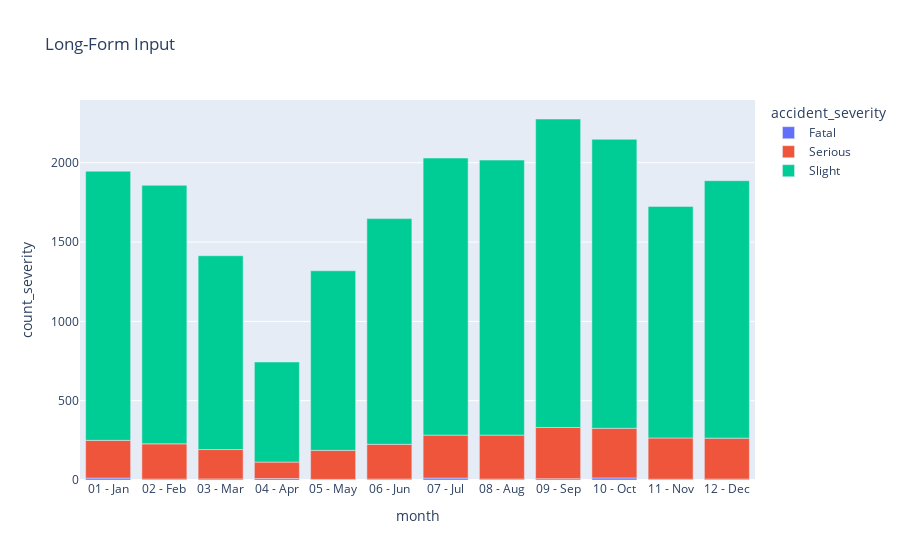

Notebook source saved alongside this figure:
### Code cell
# *** Prob not using anymore - repeat of the other line graph?
fig = px.bar(results2_2020, x="month", y="count_severity", color="accident_severity", title="Long-Form Input")
fig.show()

### Figure 1 — Plotly figure (JSON) as saved in the notebook; plotly's stock layout.template omitted (floating-point values rounded to 4 significant figures)
{"data": [{"hovertemplate": "accident_severity=Fatal<br>month=%{x}<br>count_severity=%{y}<extra></extra>", "legendgroup": "Fatal", "marker": {"color": "#636efa", "pattern": {"shape": ""}}, "name": "Fatal", "orientation": "v", "showlegend": true, "textposition": "auto", "type": "bar", "x": ["01 - Jan", "02 - Feb", "03 - Mar", "04 - Apr", "05 - May", "06 - Jun", "07 - Jul", "08 - Aug", "09 - Sep", "10 - Oct", "11 - Nov", "12 - Dec"], "xaxis": "x", "y": [12, 6, 7, 9, 4, 6, 12, 6, 8, 13, 5, 6], "yaxis": "y"}, {"hovertemplate": "accident_severity=Serious<br>month=%{x}<br>count_severity=%{y}<extra></extra>", "legendgroup": "Serious", "marker": {"color": "#EF553B", "pattern": {"shape": ""}}, "name": "Serious", "orientation": "v", "showlegend": true, "textposition": "auto", "type": "bar", "x": ["01 - Jan", "02 - Feb", "03 - Mar", "04 - Apr", "05 - May", "06 - Jun", "07 - Jul", "08 - Aug", "09 - Sep", "10 - Oct", "11 - Nov", "12 - Dec"], "xaxis": "x", "y": [238, 222, 185, 104, 183, 219, 271, 277, 323, 313, 260, 258], "yaxis": "y"}, {"hovertemplate": "accident_severity=Slight<br>month=%{x}<br>count_severity=%{y}<extra></extra>", "legendgroup": "Slight", "marker": {"color": "#00cc96", "pattern": {"shape": ""}}, "name": "Slight", "orientation": "v", "showlegend": true, "textposition": "auto", "type": "bar", "x": ["01 - Jan", "02 - Feb", "03 - Mar", "04 - Apr", "05 - May", "06 - Jun", "07 - Jul", "08 - Aug", "09 - Sep", "10 - Oct", "11 - Nov", "12 - Dec"], "xaxis": "x", "y": [1697, 1630, 1222, 631, 1132, 1423, 1747, 1734, 1945, 1822, 1460, 1623], "yaxis": "y"}], "layout": {"barmode": "relative", "legend": {"title": {"text": "accident_severity"}, "tracegroupgap": 0}, "title": {"text": "Long-Form Input"}, "xaxis": {"anchor": "y", "domain": [0, 1], "title": {"text": "month"}}, "yaxis": {"anchor": "x", "domain": [0, 1], "title": {"text": "count_severity"}}}}
